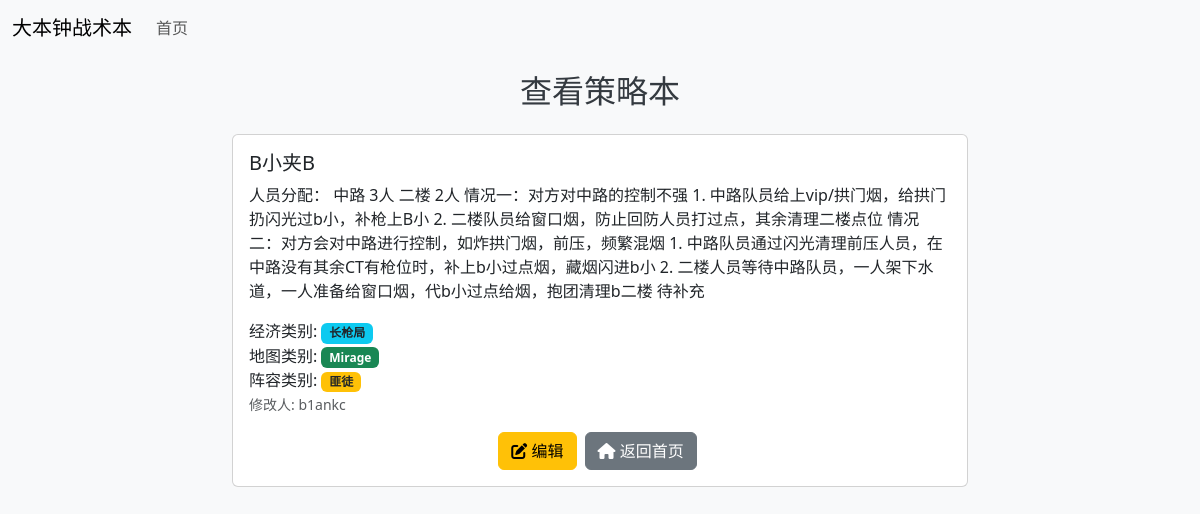
Page /view/2 on the committed database.
### models.py (models this page shows, shortened)
class TacticsBook(db.Model):
    __tablename__ = 'tactics_book'
    id = db.Column(db.Integer, primary_key=True)
    title = db.Column(db.String(100), nullable=False)
    content = db.Column(db.Text, nullable=False)
    modified_by = db.Column(db.String(100), nullable=False)
    economic_category_id = db.Column(db.Integer, db.ForeignKey('categories.id'), nullable=False)
    map_category_id = db.Column(db.Integer, db.ForeignKey('categories.id'), nullable=False)
    lineup_category_id = db.Column(db.Integer, db.ForeignKey('categories.id'), nullable=False)
    economic_category = db.relationship('Category', foreign_keys=[economic_category_id])
    map_category = db.relationship('Category', foreign_keys=[map_category_id])
    lineup_category = db.relationship('Category', foreign_keys=[lineup_category_id])

class Category(db.Model):
    __tablename__ = 'categories'
    id = db.Column(db.Integer, primary_key=True)
    name = db.Column(db.String(50), nullable=False)
    parent_id = db.Column(db.Integer, db.ForeignKey('categories.id'), nullable=True)
    parent = db.relationship('Category', remote_side=[id], backref='subcategories')

### views.py (the view)
@views.route('/view/<int:tactics_id>')
def view_tactic(tactics_id):
    tactics = TacticsBook.query.get_or_404(tactics_id)
    return render_template('view.html', tactics=tactics)

### templates/view.html (shortened to what this page needs)
{% extends 'base.html' %}
{% block content %}
    <div class="row justify-content-center">
        <div class="col-md-8">
            <h2 class="mb-4 text-center">查看策略本</h2>
            {% if tactics %}
                <div class="card">
                    <div class="card-body">
                        <h5 class="card-title">{{ tactics.title }}</h5>
                        <p class="card-text">{{ tactics.content }}</p>
                        <p class="card-text">
                            经济类别: <span class="badge bg-info text-dark">{{ tactics.economic_category.name }}</span><br>
                            地图类别: <span class="badge bg-success text-white">{{ tactics.map_category.name }}</span><br>
                            阵容类别: <span class="badge bg-warning text-dark">{{ tactics.lineup_category.name }}</span><br>
                            <small class="text-muted">修改人: {{ tactics.modified_by }}</small>
                        </p>
                        <div class="d-flex justify-content-center">
                            <a href="{{ url_for('views.edit', tactics_id=tactics.id) }}" class="btn btn-warning me-2">
                                <i class="fas fa-edit"></i> 编辑
                            </a>
                            <a href="{{ url_for('views.index') }}" class="btn btn-secondary">
                                <i class="fas fa-home"></i> 返回首页
                            </a>
                        </div>
                    </div>
                </div>
            {% endif %}
        </div>
    </div>
{% endblock %}

### static/css/styles.css (style rules this page uses)
body { background-color: #f8f9fa; }
h1, h2 { color: #343a40; }
.btn { margin-right: 5px; }

### rows in the picture
TacticsBook: title "B小夹B", content "人员分配： 中路 3人 二楼 2人 情况一：对方对中路的控制不强 1. 中路队员给上vip/拱门烟，给拱门扔闪光过b小，补枪上B小 2. 二楼队员给窗口烟，防止回防人员打过点，其余清理二楼点位 情况二：对方会对中路进行控制，如炸拱门烟，前压，频繁混烟 1. 中路队员通过闪光清理前压人员，在中路没有其余CT有枪位时，补上b小过点烟，藏烟闪进b小 2. 二楼人员等待中路队员，一人架下水道，一人准备给窗口烟，代b小过点给烟，抱团清理b二楼 待补充", modified_by "b1ankc"
Category: economic_category.name "长枪局"
Category: map_category.name "Mirage"
Category: lineup_category.name "匪徒"
